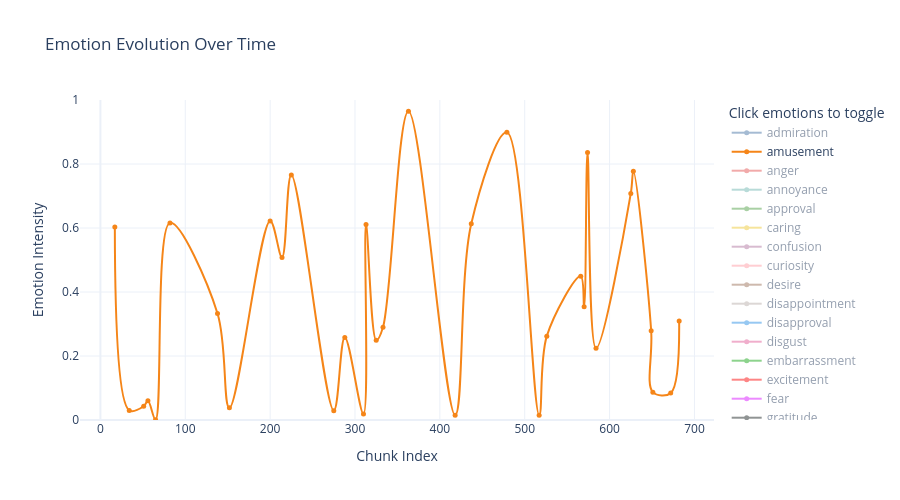

The cell this chart's notebook holds for it:
### Code cell
import pandas as pd
import plotly.graph_objects as go

# Step 1: Flatten Top_3_Emotions into a long-form DataFrame
emotion_records = []

for idx, row in df.iterrows():
    for emotion, score in row['Top_3_Emotions'].items():
        emotion_records.append({
            'chunk': idx,
            'emotion': emotion,
            'score': score
        })

emotion_df = pd.DataFrame(emotion_records)

# Step 2: Get all unique emotions and assign colors
unique_emotions = sorted(emotion_df["emotion"].unique())
px_colors = px.colors.qualitative.T10 + px.colors.qualitative.Dark24 + px.colors.qualitative.Pastel
emotion_colors = {emotion: px_colors[i % len(px_colors)] for i, emotion in enumerate(unique_emotions)}

# Step 3: Create the plot with only one shown by default
fig = go.Figure()

for emotion in unique_emotions:
    emotion_data = emotion_df[emotion_df["emotion"] == emotion]
    fig.add_trace(go.Scatter(
        x=emotion_data["chunk"],
        y=emotion_data["score"],
        mode="lines+markers",
        name=emotion,
        line=dict(shape="spline", width=2, color=emotion_colors[emotion]),
        marker=dict(size=5),
        visible=True if emotion == "amusement" else "legendonly"
    ))

# Step 4: Final layout
fig.update_layout(
    title="Emotion Evolution Over Time",
    xaxis_title="Emotional progression over time",
    yaxis_title="Emotion Intensity",
    yaxis=dict(range=[0, 1]),
    template="plotly_white",
    height=500,
    legend_title="Click emotions to toggle",
)

fig.show()

### Figure 1 — Plotly figure (JSON) as saved in the notebook; plotly's stock layout.template omitted (floating-point values rounded to 4 significant figures; data arrays with more than 128 entries replaced by an {"elided": "..."} marker saying what was removed)
{"data": [{"line": {"color": "#4C78A8", "shape": "spline", "width": 2}, "marker": {"size": 5}, "mode": "lines+markers", "name": "admiration", "type": "scatter", "visible": "legendonly", "x": [0, 4, 15, 40, 47, 49, 52, 70, 71, 88, 94, 102, 103, 127, 144, 146, 159, 160, 161, 163, 166, 174, 183, 184, 185, 191, 201, 202, 206, 212, 215, 232, 233, 246, 248, 258, 259, 274, 284, 301, 323, 340, 352, 353, 366, 367, 372, 376, 380, 384, 388, 404, 407, 421, 425, 426, 433, 434, 440, 443, 445, 458, 459, 465, 477, 512, 518, 533, 539, 545, 551, 553, 575, 579, 586, 601, 620, 621, 622, 640, 643, 661, 672, 673, 675, 701, 707, 719], "y": [0.133, 0.058, 0.046, 0.012, 0.869, 0.007, 0.001, 0.077, 0.124, 0.466, 0.021, 0.413, 0.02, 0.605, 0.778, 0.772, 0.122, 0.001, 0.026, 0.157, 0.204, 0.196, 0.598, 0.039, 0.144, 0.976, 0.994, 0.258, 0.635, 0.002, 0.004, 0.179, 0.018, 0.035, 0.462, 0.947, 0.028, 0.043, 0.474, 0.024, 0.017, 0.57, 0.771, 0.48, 0.104, 0.071, 0.12, 0.005, 0.13, 0.029, 0.004, 0.905, 0.075, 0.246, 0.056, 0.447, 0.029, 0.031, 0.346, 0.756, 0.483, 0.119, 0.004, 0.128, 0.066, 0.013, 0.001, 0.001, 0.065, 0.174, 0.001, 0.092, 0.022, 0.744, 0.016, 0.008, 0.042, 0.309, 0.003, 0.007, 0.138, 0.518, 0.103, 0.338, 0.038, 0.55, 0.537, 0.025]}, {"line": {"color": "#F58518", "shape": "spline", "width": 2}, "marker": {"size": 5}, "mode": "lines+markers", "name": "amusement", "type": "scatter", "visible": true, "x": [17, 34, 51, 56, 65, 82, 138, 152, 200, 214, 225, 275, 288, 310, 313, 325, 333, 363, 418, 437, 479, 517, 526, 566, 570, 574, 584, 625, 628, 649, 651, 672, 682], "y": [0.603, 0.03, 0.043, 0.06, 0.001, 0.616, 0.333, 0.038, 0.622, 0.508, 0.766, 0.029, 0.258, 0.019, 0.611, 0.249, 0.29, 0.965, 0.015, 0.613, 0.899, 0.015, 0.262, 0.449, 0.354, 0.836, 0.224, 0.708, 0.777, 0.279, 0.087, 0.084, 0.309]}, {"line": {"color": "#E45756", "shape": "spline", "width": 2}, "marker": {"size": 5}, "mode": "lines+markers", "name": "anger", "type": "scatter", "visible": "legendonly", "x": [5, 8, 9, 21, 22, 90, 92, 99, 153, 220, 224, 226, 242, 255, 292, 317, 328, 336, 357, 391, 409, 474, 494, 506, 520, 562, 577, 642, 677, 691, 699, 708], "y": [0.027, 0.003, 0.033, 0.004, 0.002, 0.084, 0.642, 0.006, 0.001, 0.001, 0.092, 0.005, 0.059, 0.007, 0.008, 0.592, 0.014, 0.027, 0.224, 0.003, 0.007, 0.008, 0.07, 0.404, 0.175, 0.275, 0.435, 0.006, 0.072, 0.114, 0.178, 0.103]}, {"line": {"color": "#72B7B2", "shape": "spline", "width": 2}, "marker": {"size": 5}, "mode": "lines+markers", "name": "annoyance", "type": "scatter", "visible": "legendonly", "x": {"elided": "167 int values"}, "y": {"elided": "167 float values"}}, {"line": {"color": "#54A24B", "shape": "spline", "width": 2}, "marker": {"size": 5}, "mode": "lines+markers", "name": "approval", "type": "scatter", "visible": "legendonly", "x": {"elided": "379 int values"}, "y": {"elided": "379 float values"}}, {"line": {"color": "#EECA3B", "shape": "spline", "width": 2}, "marker": {"size": 5}, "mode": "lines+markers", "name": "caring", "type": "scatter", "visible": "legendonly", "x": [68, 98, 104, 123, 130, 164, 183, 227, 230, 266, 268, 281, 301, 320, 326, 334, 356, 393, 406, 438, 441, 457, 478, 504, 514, 650, 656, 662, 683, 687, 710, 716], "y": [0.619, 0.135, 0.882, 0.2, 0.008, 0.687, 0.089, 0.042, 0.897, 0.457, 0.376, 0.027, 0.918, 0.037, 0.037, 0.07, 0.025, 0.002, 0.018, 0.223, 0.035, 0.003, 0.469, 0.051, 0.022, 0.091, 0.027, 0.232, 0.188, 0.163, 0.016, 0.565]}, {"line": {"color": "#B279A2", "shape": "spline", "width": 2}, "marker": {"size": 5}, "mode": "lines+markers", "name": "confusion", "type": "scatter", "visible": "legendonly", "x": [3, 10, 11, 18, 20, 24, 28, 30, 35, 36, 37, 44, 45, 57, 60, 72, 74, 77, 81, 85, 86, 95, 110, 121, 124, 139, 141, 151, 154, 156, 158, 162, 178, 180, 182, 203, 222, 237, 241, 247, 250, 251, 256, 262, 279, 283, 291, 293, 295, 302, 318, 319, 330, 331, 347, 349, 350, 359, 360, 375, 377, 390, 395, 405, 411, 423, 467, 468, 470, 471, 488, 490, 492, 493, 498, 510, 524, 525, 559, 564, 567, 568, 571, 576, 578, 580, 592, 618, 629, 633, 636, 637, 647, 652, 653, 655, 660, 666, 667, 670, 671, 679, 684, 685, 704, 709, 713], "y": [0.031, 0.014, 0.019, 0.014, 0.044, 0.043, 0.002, 0.018, 0.047, 0.022, 0.011, 0.103, 0.082, 0.023, 0.018, 0.008, 0.007, 0.004, 0.405, 0.033, 0.013, 0.016, 0.753, 0.005, 0.129, 0.027, 0.019, 0.005, 0.019, 0.113, 0.035, 0.116, 0.031, 0.018, 0.002, 0.1, 0.23, 0.003, 0.074, 0.021, 0.05, 0.067, 0.035, 0.019, 0.02, 0.048, 0.027, 0.005, 0.003, 0.032, 0.013, 0.016, 0.294, 0.182, 0.002, 0.004, 0.009, 0.127, 0.069, 0.211, 0.758, 0.038, 0.03, 0.122, 0.013, 0.017, 0.007, 0.003, 0.004, 0.004, 0.007, 0.003, 0.016, 0.027, 0.005, 0.03, 0.031, 0.03, 0.058, 0.005, 0.006, 0.072, 0.201, 0.004, 0.009, 0.053, 0.005, 0.023, 0.326, 0.02, 0.018, 0.04, 0.028, 0.027, 0.147, 0.034, 0.009, 0.012, 0.011, 0.081, 0.018, 0.006, 0.23, 0.081, 0.012, 0.012, 0.015]}, {"line": {"color": "#FF9DA6", "shape": "spline", "width": 2}, "marker": {"size": 5}, "mode": "lines+markers", "name": "curiosity", "type": "scatter", "visible": "legendonly", "x": {"elided": "155 int values"}, "y": {"elided": "155 float values"}}, {"line": {"color": "#9D755D", "shape": "spline", "width": 2}, "marker": {"size": 5}, "mode": "lines+markers", "name": "desire", "type": "scatter", "visible": "legendonly", "x": [196, 355, 358, 430, 432, 438, 594, 661, 664], "y": [0.456, 0.044, 0.001, 0.103, 0.009, 0.328, 0.011, 0.402, 0.035]}, {"line": {"color": "#BAB0AC", "shape": "spline", "width": 2}, "marker": {"size": 5}, "mode": "lines+markers", "name": "disappointment", "type": "scatter", "visible": "legendonly", "x": [43, 87, 91, 105, 109, 112, 132, 157, 173, 195, 197, 198, 204, 213, 243, 245, 261, 265, 267, 270, 327, 348, 353, 361, 364, 371, 374, 387, 394, 402, 416, 419, 420, 429, 449, 452, 466, 486, 489, 516, 535, 543, 583, 668, 674], "y": [0.065, 0.142, 0.192, 0.004, 0.006, 0.012, 0.196, 0.141, 0.155, 0.004, 0.033, 0.187, 0.011, 0.035, 0.01, 0.05, 0.019, 0.094, 0.001, 0.017, 0.004, 0.024, 0.021, 0.016, 0.082, 0.024, 0.319, 0.036, 0.165, 0.011, 0.012, 0.035, 0.009, 0.005, 0.077, 0.03, 0.015, 0.029, 0.013, 0.016, 0.002, 0.155, 0.009, 0.001, 0.032]}, {"line": {"color": "#2E91E5", "shape": "spline", "width": 2}, "marker": {"size": 5}, "mode": "lines+markers", "name": "disapproval", "type": "scatter", "visible": "legendonly", "x": [59, 84, 93, 97, 108, 136, 137, 139, 140, 173, 176, 177, 186, 194, 204, 228, 245, 307, 321, 332, 343, 350, 369, 370, 371, 378, 393, 413, 447, 455, 461, 475, 477, 519, 552, 553, 571, 572, 626, 654, 663, 665, 681, 688, 689, 690, 693, 695, 715], "y": [0.003, 0.065, 0.003, 0.059, 0.006, 0.034, 0.012, 0.049, 0.025, 0.25, 0.054, 0.015, 0.004, 0.017, 0.014, 0.008, 0.136, 0.001, 0.006, 0.112, 0.057, 0.01, 0.019, 0.006, 0.019, 0.124, 0.002, 0.002, 0.005, 0.036, 0.07, 0.014, 0.724, 0.062, 0.162, 0.676, 0.199, 0.01, 0.016, 0.002, 0.237, 0.021, 0.251, 0.016, 0.008, 0.006, 0.021, 0.042, 0.076]}, {"line": {"color": "#E15F99", "shape": "spline", "width": 2}, "marker": {"size": 5}, "mode": "lines+markers", "name": "disgust", "type": "scatter", "visible": "legendonly", "x": [128, 273, 401, 412, 659, 680, 696], "y": [0.003, 0.022, 0.012, 0.012, 0.062, 0.126, 0.328]}, {"line": {"color": "#1CA71C", "shape": "spline", "width": 2}, "marker": {"size": 5}, "mode": "lines+markers", "name": "embarrassment", "type": "scatter", "visible": "legendonly", "x": [43, 132, 354, 635], "y": [0.485, 0.275, 0.811, 0.163]}, {"line": {"color": "#FB0D0D", "shape": "spline", "width": 2}, "marker": {"size": 5}, "mode": "lines+markers", "name": "excitement", "type": "scatter", "visible": "legendonly", "x": [114, 187, 335, 499, 573, 587, 596, 641], "y": [0.001, 0.062, 0.013, 0.016, 0.103, 0.027, 0.002, 0.002]}, {"line": {"color": "#DA16FF", "shape": "spline", "width": 2}, "marker": {"size": 5}, "mode": "lines+markers", "name": "fear", "type": "scatter", "visible": "legendonly", "x": [6, 64, 78, 101, 107, 147, 149, 207, 209, 217, 218, 254, 329, 338, 359, 368, 369, 401, 444, 469, 473, 478, 481, 483, 495, 502, 515, 522, 549, 550, 558, 569, 606, 619, 638, 643, 700, 702, 703, 712, 722], "y": [0.16, 0.154, 0.014, 0.01, 0.013, 0.537, 0.363, 0.022, 0.002, 0.032, 0.128, 0.017, 0.036, 0.032, 0.534, 0.005, 0.567, 0.136, 0.013, 0.502, 0.012, 0.033, 0.004, 0.028, 0.403, 0.009, 0.174, 0.741, 0.003, 0.001, 0.148, 0.015, 0.035, 0.02, 0.685, 0.308, 0.006, 0.149, 0.054, 0.208, 0.624]}, {"line": {"color": "#222A2A", "shape": "spline", "width": 2}, "marker": {"size": 5}, "mode": "lines+markers", "name": "gratitude", "type": "scatter", "visible": "legendonly", "x": [4, 7, 127, 229, 231, 232, 337, 542], "y": [0.934, 0.602, 0.196, 0.976, 0.86, 0.799, 0.733, 0.085]}, {"line": {"color": "#B68100", "shape": "spline", "width": 2}, "marker": {"size": 5}, "mode": "lines+markers", "name": "joy", "type": "scatter", "visible": "legendonly", "x": [17, 34, 56, 82, 116, 129, 135, 138, 190, 200, 214, 225, 275, 285, 288, 313, 337, 363, 380, 421, 437, 446, 450, 479, 484, 505, 517, 526, 541, 555, 556, 566, 570, 574, 584, 585, 587, 625, 627, 628, 631, 632, 721, 726], "y": [0.091, 0.019, 0.01, 0.237, 0.196, 0.01, 0.001, 0.049, 0.013, 0.034, 0.03, 0.096, 0.003, 0.062, 0.06, 0.021, 0.127, 0.018, 0.079, 0.323, 0.057, 0.021, 0.003, 0.044, 0.958, 0.046, 0.003, 0.078, 0.087, 0.314, 0.042, 0.037, 0.237, 0.082, 0.371, 0.185, 0.463, 0.023, 0.022, 0.075, 0.138, 0.701, 0.31, 0.041]}, {"line": {"color": "#750D86", "shape": "spline", "width": 2}, "marker": {"size": 5}, "mode": "lines+markers", "name": "love", "type": "scatter", "visible": "legendonly", "x": [66, 115, 174, 266, 269, 356], "y": [0.17, 0.721, 0.368, 0.023, 0.509, 0.36]}, {"line": {"color": "#EB663B", "shape": "spline", "width": 2}, "marker": {"size": 5}, "mode": "lines+markers", "name": "nervousness", "type": "scatter", "visible": "legendonly", "x": [147, 335, 495, 522], "y": [0.088, 0.006, 0.01, 0.007]}, {"line": {"color": "#511CFB", "shape": "spline", "width": 2}, "marker": {"size": 5}, "mode": "lines+markers", "name": "neutral", "type": "scatter", "visible": "legendonly", "x": {"elided": "715 int values"}, "y": {"elided": "715 float values"}}, {"line": {"color": "#00A08B", "shape": "spline", "width": 2}, "marker": {"size": 5}, "mode": "lines+markers", "name": "optimism", "type": "scatter", "visible": "legendonly", "x": [1, 2, 29, 38, 69, 98, 194, 205, 355, 414, 420, 561, 649, 716], "y": [0.003, 0.02, 0.05, 0.024, 0.001, 0.148, 0.016, 0.008, 0.017, 0.001, 0.009, 0.095, 0.448, 0.073]}, {"line": {"color": "#FB00D1", "shape": "spline", "width": 2}, "marker": {"size": 5}, "mode": "lines+markers", "name": "pride", "type": "scatter", "visible": "legendonly", "x": [0, 169, 185, 541], "y": [0.041, 0.056, 0.244, 0.126]}, {"line": {"color": "#FC0080", "shape": "spline", "width": 2}, "marker": {"size": 5}, "mode": "lines+markers", "name": "realization", "type": "scatter", "visible": "legendonly", "x": {"elided": "168 int values"}, "y": {"elided": "168 float values"}}, {"line": {"color": "#B2828D", "shape": "spline", "width": 2}, "marker": {"size": 5}, "mode": "lines+markers", "name": "relief", "type": "scatter", "visible": "legendonly", "x": [632], "y": [0.043]}, {"line": {"color": "#6C7C32", "shape": "spline", "width": 2}, "marker": {"size": 5}, "mode": "lines+markers", "name": "remorse", "type": "scatter", "visible": "legendonly", "x": [354, 639], "y": [0.028, 0.762]}, {"line": {"color": "#778AAE", "shape": "spline", "width": 2}, "marker": {"size": 5}, "mode": "lines+markers", "name": "sadness", "type": "scatter", "visible": "legendonly", "x": [46, 62, 73, 87, 97, 107, 109, 111, 112, 113, 157, 198, 213, 218, 222, 227, 243, 258, 261, 267, 329, 341, 348, 357, 361, 362, 364, 394, 402, 419, 449, 452, 464, 466, 481, 486, 487, 489, 502, 505, 513, 514, 516, 528, 535, 614, 639, 646, 687], "y": [0.003, 0.048, 0.002, 0.174, 0.05, 0.005, 0.049, 0.062, 0.335, 0.092, 0.111, 0.097, 0.125, 0.048, 0.048, 0.038, 0.95, 0.009, 0.69, 0.003, 0.106, 0.003, 0.035, 0.481, 0.922, 0.212, 0.748, 0.249, 0.015, 0.702, 0.559, 0.097, 0.054, 0.934, 0.002, 0.117, 0.601, 0.89, 0.035, 0.029, 0.021, 0.05, 0.335, 0.001, 0.007, 0.004, 0.051, 0.006, 0.161]}, {"line": {"color": "#862A16", "shape": "spline", "width": 2}, "marker": {"size": 5}, "mode": "lines+markers", "name": "surprise", "type": "scatter", "visible": "legendonly", "x": [26, 150, 223, 277, 324, 399, 432, 436, 629, 723], "y": [0.007, 0.187, 0.067, 0.823, 0.024, 0.003, 0.07, 0.003, 0.144, 0.025]}], "layout": {"height": 500, "legend": {"title": {"text": "Click emotions to toggle"}}, "title": {"text": "Emotion Evolution Over Time"}, "xaxis": {"title": {"text": "Chunk Index"}}, "yaxis": {"range": [0, 1], "title": {"text": "Emotion Intensity"}}}}
